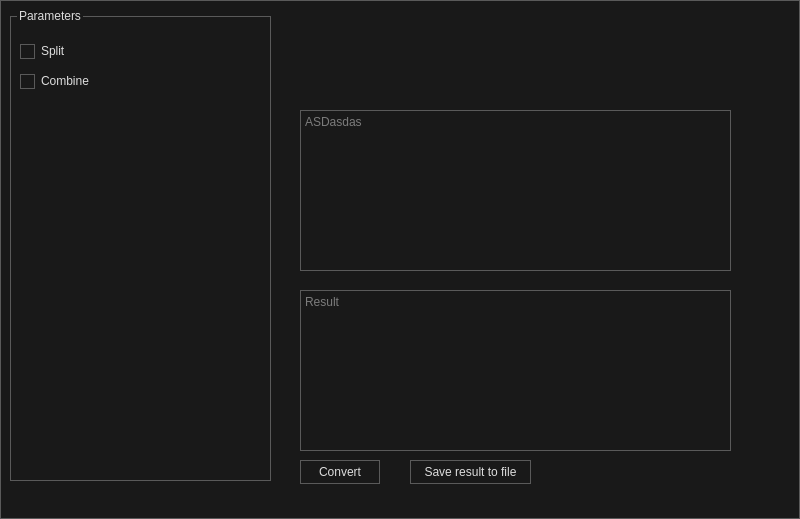
<?xml version="1.0" encoding="UTF-8"?>
<ui version="4.0">
 <class>MainWindow</class>
 <widget class="QMainWindow" name="MainWindow">
  <property name="geometry">
   <rect>
    <x>0</x>
    <y>0</y>
    <width>800</width>
    <height>519</height>
   </rect>
  </property>
  <property name="windowTitle">
   <string>MainWindow</string>
  </property>
  <property name="styleSheet">
   <string notr="true">/*
	Copyright 2013 Emanuel Claesson

	Licensed under the Apache License, Version 2.0 (the &quot;License&quot;);
	you may not use this file except in compliance with the License.
	You may obtain a copy of the License at

		http://www.apache.org/licenses/LICENSE-2.0

	Unless required by applicable law or agreed to in writing, software
	distributed under the License is distributed on an &quot;AS IS&quot; BASIS,
	WITHOUT WARRANTIES OR CONDITIONS OF ANY KIND, either express or implied.
	See the License for the specific language governing permissions and
	limitations under the License.
*/

/*
	COLOR_DARK     = #191919
	COLOR_MEDIUM   = #353535
	COLOR_MEDLIGHT = #5A5A5A
	COLOR_LIGHT    = #DDDDDD
	COLOR_ACCENT   = #3D7848
*/

* {
	background: #191919;
	color: #DDDDDD;
	border: 1px solid #5A5A5A;
}

QWidget::item:selected {
	background: #3D7848;
}

QCheckBox, QRadioButton {
	border: none;
}

QRadioButton::indicator, QCheckBox::indicator {
	width: 13px;
	height: 13px;
}

QRadioButton::indicator::unchecked, QCheckBox::indicator::unchecked {
	border: 1px solid #5A5A5A;
	background: none;
}

QRadioButton::indicator:unchecked:hover, QCheckBox::indicator:unchecked:hover {
	border: 1px solid #DDDDDD;
}

QRadioButton::indicator::checked, QCheckBox::indicator::checked {
	border: 1px solid #5A5A5A;
	background: #5A5A5A;
}

QRadioButton::indicator:checked:hover, QCheckBox::indicator:checked:hover {
	border: 1px solid #DDDDDD;
	background: #DDDDDD;
}

QGroupBox {
	margin-top: 6px;
}

QGroupBox::title {
	top: -7px;
	left: 7px;
}

QScrollBar {
	border: 1px solid #5A5A5A;
	background: #191919;
}

QScrollBar:horizontal {
	height: 15px;
	margin: 0px 0px 0px 32px;
}

QScrollBar:vertical {
	width: 15px;
	margin: 32px 0px 0px 0px;
}

QScrollBar::handle {
	background: #353535;
	border: 1px solid #5A5A5A;
}

QScrollBar::handle:horizontal {
	border-width: 0px 1px 0px 1px;
}

QScrollBar::handle:vertical {
	border-width: 1px 0px 1px 0px;
}

QScrollBar::handle:horizontal {
	min-width: 20px;
}

QScrollBar::handle:vertical {
	min-height: 20px;
}

QScrollBar::add-line, QScrollBar::sub-line {
	background:#353535;
	border: 1px solid #5A5A5A;
	subcontrol-origin: margin;
}

QScrollBar::add-line {
	position: absolute;
}

QScrollBar::add-line:horizontal {
	width: 15px;
	subcontrol-position: left;
	left: 15px;
}

QScrollBar::add-line:vertical {
	height: 15px;
	subcontrol-position: top;
	top: 15px;
}

QScrollBar::sub-line:horizontal {
	width: 15px;
	subcontrol-position: top left;
}

QScrollBar::sub-line:vertical {
	height: 15px;
	subcontrol-position: top;
}

QScrollBar:left-arrow, QScrollBar::right-arrow, QScrollBar::up-arrow, QScrollBar::down-arrow {
	border: 1px solid #5A5A5A;
	width: 3px;
	height: 3px;
}

QScrollBar::add-page, QScrollBar::sub-page {
	background: none;
}

QAbstractButton:hover {
	background: #353535;
}

QAbstractButton:pressed {
	background: #5A5A5A;
}

QAbstractItemView {
	show-decoration-selected: 1;
	selection-background-color: #3D7848;
	selection-color: #DDDDDD;
	alternate-background-color: #353535;
}

QHeaderView {
	border: 1px solid #5A5A5A;
}

QHeaderView::section {
	background: #191919;
	border: 1px solid #5A5A5A;
	padding: 4px;
}

QHeaderView::section:selected, QHeaderView::section::checked {
	background: #353535;
}

QTableView {
	gridline-color: #5A5A5A;
}

QTabBar {
	margin-left: 2px;
}

QTabBar::tab {
	border-radius: 0px;
	padding: 4px;
	margin: 4px;
}

QTabBar::tab:selected {
	background: #353535;
}

QComboBox::down-arrow {
	border: 1px solid #5A5A5A;
	background: #353535;
}

QComboBox::drop-down {
	border: 1px solid #5A5A5A;
	background: #353535;
}

QComboBox::down-arrow {
	width: 3px;
	height: 3px;
	border: 1px solid #5A5A5A;
}

QAbstractSpinBox {
	padding-right: 15px;
}

QAbstractSpinBox::up-button, QAbstractSpinBox::down-button {
	border: 1px solid #5A5A5A;
	background: #353535;
	subcontrol-origin: border;
}

QAbstractSpinBox::up-arrow, QAbstractSpinBox::down-arrow {
	width: 3px;
	height: 3px;
	border: 1px solid #5A5A5A;
}

QSlider {
	border: none;
}

QSlider::groove:horizontal {
	height: 5px;
	margin: 4px 0px 4px 0px;
}

QSlider::groove:vertical {
	width: 5px;
	margin: 0px 4px 0px 4px;
}

QSlider::handle {
	border: 1px solid #5A5A5A;
	background: #353535;
}

QSlider::handle:horizontal {
	width: 15px;
	margin: -4px 0px -4px 0px;
}

QSlider::handle:vertical {
	height: 15px;
	margin: 0px -4px 0px -4px;
}

QSlider::add-page:vertical, QSlider::sub-page:horizontal {
	background: #3D7848;
}

QSlider::sub-page:vertical, QSlider::add-page:horizontal {
	background: #353535;
}

QLabel {
	border: none;
}

QProgressBar {
	text-align: center;
}

QProgressBar::chunk {
	width: 1px;
	background-color: #3D7848;
}

QMenu::separator {
	background: #353535;
}</string>
  </property>
  <widget class="QWidget" name="centralwidget">
   <widget class="QGroupBox" name="groupBox">
    <property name="geometry">
     <rect>
      <x>10</x>
      <y>10</y>
      <width>261</width>
      <height>471</height>
     </rect>
    </property>
    <property name="title">
     <string>Parameters</string>
    </property>
    <widget class="QRadioButton" name="radioButton">
     <property name="geometry">
      <rect>
       <x>10</x>
       <y>30</y>
       <width>91</width>
       <height>22</height>
      </rect>
     </property>
     <property name="text">
      <string>Split</string>
     </property>
    </widget>
    <widget class="QRadioButton" name="radioButton_2">
     <property name="geometry">
      <rect>
       <x>10</x>
       <y>60</y>
       <width>91</width>
       <height>22</height>
      </rect>
     </property>
     <property name="text">
      <string>Combine</string>
     </property>
    </widget>
   </widget>
   <widget class="QPlainTextEdit" name="plainTextEdit">
    <property name="geometry">
     <rect>
      <x>300</x>
      <y>110</y>
      <width>431</width>
      <height>161</height>
     </rect>
    </property>
    <property name="documentTitle">
     <string/>
    </property>
    <property name="placeholderText">
     <string>ASDasdas</string>
    </property>
   </widget>
   <widget class="QPlainTextEdit" name="plainTextEdit_2">
    <property name="geometry">
     <rect>
      <x>300</x>
      <y>290</y>
      <width>431</width>
      <height>161</height>
     </rect>
    </property>
    <property name="documentTitle">
     <string/>
    </property>
    <property name="readOnly">
     <bool>true</bool>
    </property>
    <property name="placeholderText">
     <string>Result</string>
    </property>
   </widget>
   <widget class="QPushButton" name="pushButton">
    <property name="geometry">
     <rect>
      <x>300</x>
      <y>460</y>
      <width>80</width>
      <height>24</height>
     </rect>
    </property>
    <property name="text">
     <string>Convert</string>
    </property>
   </widget>
   <widget class="QPushButton" name="pushButton_2">
    <property name="geometry">
     <rect>
      <x>410</x>
      <y>460</y>
      <width>121</width>
      <height>24</height>
     </rect>
    </property>
    <property name="text">
     <string>Save result to file</string>
    </property>
   </widget>
  </widget>
 </widget>
 <resources/>
 <connections/>
</ui>
